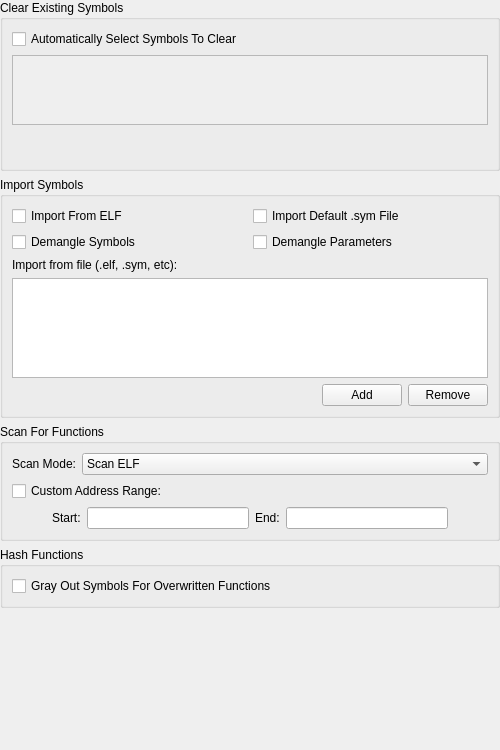
<?xml version="1.0" encoding="UTF-8"?>
<ui version="4.0">
 <class>DebugAnalysisSettingsWidget</class>
 <widget class="QWidget" name="DebugAnalysisSettingsWidget">
  <property name="geometry">
   <rect>
    <x>0</x>
    <y>0</y>
    <width>500</width>
    <height>750</height>
   </rect>
  </property>
  <property name="windowTitle">
   <string/>
  </property>
  <layout class="QVBoxLayout" name="verticalLayout">
   <property name="leftMargin">
    <number>0</number>
   </property>
   <property name="topMargin">
    <number>0</number>
   </property>
   <property name="rightMargin">
    <number>0</number>
   </property>
   <property name="bottomMargin">
    <number>0</number>
   </property>
   <item>
    <widget class="QGroupBox" name="clearExistingSymbolsGroup">
     <property name="sizePolicy">
      <sizepolicy hsizetype="Preferred" vsizetype="Fixed">
       <horstretch>0</horstretch>
       <verstretch>0</verstretch>
      </sizepolicy>
     </property>
     <property name="title">
      <string>Clear Existing Symbols</string>
     </property>
     <layout class="QVBoxLayout" name="verticalLayout_3">
      <item>
       <widget class="QCheckBox" name="automaticallyClearSymbols">
        <property name="text">
         <string>Automatically Select Symbols To Clear</string>
        </property>
       </widget>
      </item>
      <item>
       <widget class="QScrollArea" name="symbolSourceScrollArea">
        <property name="sizePolicy">
         <sizepolicy hsizetype="Preferred" vsizetype="Maximum">
          <horstretch>0</horstretch>
          <verstretch>0</verstretch>
         </sizepolicy>
        </property>
        <property name="minimumSize">
         <size>
          <width>0</width>
          <height>0</height>
         </size>
        </property>
        <property name="maximumSize">
         <size>
          <width>16777215</width>
          <height>150</height>
         </size>
        </property>
        <property name="widgetResizable">
         <bool>true</bool>
        </property>
        <widget class="QWidget" name="symbolSourceGrid">
         <property name="geometry">
          <rect>
           <x>0</x>
           <y>0</y>
           <width>480</width>
           <height>83</height>
          </rect>
         </property>
        </widget>
       </widget>
      </item>
      <item>
       <widget class="QLabel" name="symbolSourceErrorMessage">
        <property name="text">
         <string notr="true">&lt;html&gt;&lt;head/&gt;&lt;body&gt;&lt;p&gt;&lt;br/&gt;&lt;/p&gt;&lt;/body&gt;&lt;/html&gt;</string>
        </property>
        <property name="alignment">
         <set>Qt::AlignmentFlag::AlignCenter</set>
        </property>
       </widget>
      </item>
     </layout>
    </widget>
   </item>
   <item>
    <widget class="QGroupBox" name="importSymbolTablesGroup">
     <property name="sizePolicy">
      <sizepolicy hsizetype="Preferred" vsizetype="Fixed">
       <horstretch>0</horstretch>
       <verstretch>0</verstretch>
      </sizepolicy>
     </property>
     <property name="title">
      <string>Import Symbols</string>
     </property>
     <layout class="QVBoxLayout" name="verticalLayout_4">
      <item>
       <widget class="QWidget" name="importSymbolTableCheckBoxes" native="true">
        <property name="sizePolicy">
         <sizepolicy hsizetype="Preferred" vsizetype="Fixed">
          <horstretch>0</horstretch>
          <verstretch>0</verstretch>
         </sizepolicy>
        </property>
        <layout class="QGridLayout" name="importSymbolTableCheckBoxesLayout">
         <property name="leftMargin">
          <number>0</number>
         </property>
         <property name="topMargin">
          <number>0</number>
         </property>
         <property name="rightMargin">
          <number>0</number>
         </property>
         <property name="bottomMargin">
          <number>0</number>
         </property>
         <item row="0" column="0">
          <widget class="QCheckBox" name="importFromElf">
           <property name="text">
            <string>Import From ELF</string>
           </property>
          </widget>
         </item>
         <item row="1" column="0">
          <widget class="QCheckBox" name="demangleSymbols">
           <property name="text">
            <string>Demangle Symbols</string>
           </property>
          </widget>
         </item>
         <item row="1" column="1">
          <widget class="QCheckBox" name="demangleParameters">
           <property name="text">
            <string>Demangle Parameters</string>
           </property>
          </widget>
         </item>
         <item row="0" column="1">
          <widget class="QCheckBox" name="importSymFileFromDefaultLocation">
           <property name="text">
            <string>Import Default .sym File</string>
           </property>
          </widget>
         </item>
        </layout>
       </widget>
      </item>
      <item>
       <widget class="QLabel" name="symbolFileLabel">
        <property name="sizePolicy">
         <sizepolicy hsizetype="Preferred" vsizetype="Fixed">
          <horstretch>0</horstretch>
          <verstretch>0</verstretch>
         </sizepolicy>
        </property>
        <property name="text">
         <string>Import from file (.elf, .sym, etc):</string>
        </property>
        <property name="buddy">
         <cstring>symbolFileTable</cstring>
        </property>
       </widget>
      </item>
      <item>
       <widget class="QTableView" name="symbolFileTable">
        <property name="sizePolicy">
         <sizepolicy hsizetype="Preferred" vsizetype="Fixed">
          <horstretch>0</horstretch>
          <verstretch>0</verstretch>
         </sizepolicy>
        </property>
        <property name="maximumSize">
         <size>
          <width>16777215</width>
          <height>100</height>
         </size>
        </property>
        <property name="alternatingRowColors">
         <bool>true</bool>
        </property>
        <property name="selectionBehavior">
         <enum>QAbstractItemView::SelectionBehavior::SelectRows</enum>
        </property>
        <property name="textElideMode">
         <enum>Qt::TextElideMode::ElideLeft</enum>
        </property>
        <property name="wordWrap">
         <bool>false</bool>
        </property>
        <attribute name="horizontalHeaderHighlightSections">
         <bool>false</bool>
        </attribute>
        <attribute name="horizontalHeaderStretchLastSection">
         <bool>true</bool>
        </attribute>
        <attribute name="verticalHeaderVisible">
         <bool>false</bool>
        </attribute>
       </widget>
      </item>
      <item>
       <widget class="QWidget" name="importSymbolFileButtons" native="true">
        <property name="sizePolicy">
         <sizepolicy hsizetype="Preferred" vsizetype="Fixed">
          <horstretch>0</horstretch>
          <verstretch>0</verstretch>
         </sizepolicy>
        </property>
        <layout class="QHBoxLayout" name="importSymbolFileButtonsLayout">
         <property name="leftMargin">
          <number>0</number>
         </property>
         <property name="topMargin">
          <number>0</number>
         </property>
         <property name="rightMargin">
          <number>0</number>
         </property>
         <property name="bottomMargin">
          <number>0</number>
         </property>
         <item>
          <spacer name="importSymbolFileSpacer">
           <property name="orientation">
            <enum>Qt::Orientation::Horizontal</enum>
           </property>
           <property name="sizeHint" stdset="0">
            <size>
             <width>40</width>
             <height>20</height>
            </size>
           </property>
          </spacer>
         </item>
         <item>
          <widget class="QPushButton" name="addSymbolFile">
           <property name="text">
            <string>Add</string>
           </property>
          </widget>
         </item>
         <item>
          <widget class="QPushButton" name="removeSymbolFile">
           <property name="text">
            <string>Remove</string>
           </property>
          </widget>
         </item>
        </layout>
       </widget>
      </item>
     </layout>
    </widget>
   </item>
   <item>
    <widget class="QGroupBox" name="scanForFunctionsGroup">
     <property name="sizePolicy">
      <sizepolicy hsizetype="Preferred" vsizetype="Fixed">
       <horstretch>0</horstretch>
       <verstretch>0</verstretch>
      </sizepolicy>
     </property>
     <property name="title">
      <string>Scan For Functions</string>
     </property>
     <layout class="QVBoxLayout" name="verticalLayout_2">
      <item>
       <layout class="QFormLayout" name="functionScanForm">
        <item row="0" column="0">
         <widget class="QLabel" name="functionScanLabel">
          <property name="text">
           <string>Scan Mode:</string>
          </property>
          <property name="buddy">
           <cstring>functionScanMode</cstring>
          </property>
         </widget>
        </item>
        <item row="0" column="1">
         <widget class="QComboBox" name="functionScanMode">
          <item>
           <property name="text">
            <string>Scan ELF</string>
           </property>
          </item>
          <item>
           <property name="text">
            <string>Scan Memory</string>
           </property>
          </item>
          <item>
           <property name="text">
            <string>Skip</string>
           </property>
          </item>
         </widget>
        </item>
       </layout>
      </item>
      <item>
       <widget class="QCheckBox" name="customAddressRange">
        <property name="text">
         <string>Custom Address Range:</string>
        </property>
       </widget>
      </item>
      <item>
       <widget class="QWidget" name="customAddressRangeLineEdits" native="true">
        <layout class="QHBoxLayout" name="memoryRangeLayout">
         <property name="leftMargin">
          <number>0</number>
         </property>
         <property name="topMargin">
          <number>0</number>
         </property>
         <property name="rightMargin">
          <number>0</number>
         </property>
         <property name="bottomMargin">
          <number>0</number>
         </property>
         <item>
          <spacer name="startSpacer">
           <property name="orientation">
            <enum>Qt::Orientation::Horizontal</enum>
           </property>
           <property name="sizeType">
            <enum>QSizePolicy::Policy::Maximum</enum>
           </property>
           <property name="sizeHint" stdset="0">
            <size>
             <width>40</width>
             <height>20</height>
            </size>
           </property>
          </spacer>
         </item>
         <item>
          <widget class="QLabel" name="addressRangeStartLabel">
           <property name="text">
            <string>Start:</string>
           </property>
           <property name="buddy">
            <cstring>addressRangeStart</cstring>
           </property>
          </widget>
         </item>
         <item>
          <widget class="QLineEdit" name="addressRangeStart"/>
         </item>
         <item>
          <widget class="QLabel" name="addressRangeEndLabel">
           <property name="text">
            <string>End:</string>
           </property>
           <property name="buddy">
            <cstring>addressRangeEnd</cstring>
           </property>
          </widget>
         </item>
         <item>
          <widget class="QLineEdit" name="addressRangeEnd"/>
         </item>
         <item>
          <spacer name="endSpacer">
           <property name="orientation">
            <enum>Qt::Orientation::Horizontal</enum>
           </property>
           <property name="sizeType">
            <enum>QSizePolicy::Policy::Maximum</enum>
           </property>
           <property name="sizeHint" stdset="0">
            <size>
             <width>40</width>
             <height>20</height>
            </size>
           </property>
          </spacer>
         </item>
        </layout>
       </widget>
      </item>
     </layout>
    </widget>
   </item>
   <item>
    <widget class="QGroupBox" name="groupBox">
     <property name="sizePolicy">
      <sizepolicy hsizetype="Preferred" vsizetype="Fixed">
       <horstretch>0</horstretch>
       <verstretch>0</verstretch>
      </sizepolicy>
     </property>
     <property name="title">
      <string>Hash Functions</string>
     </property>
     <layout class="QVBoxLayout" name="verticalLayout_5">
      <item>
       <widget class="QCheckBox" name="grayOutOverwrittenFunctions">
        <property name="text">
         <string>Gray Out Symbols For Overwritten Functions</string>
        </property>
       </widget>
      </item>
     </layout>
    </widget>
   </item>
   <item>
    <spacer name="verticalSpacer">
     <property name="orientation">
      <enum>Qt::Orientation::Vertical</enum>
     </property>
     <property name="sizeHint" stdset="0">
      <size>
       <width>20</width>
       <height>0</height>
      </size>
     </property>
    </spacer>
   </item>
  </layout>
 </widget>
 <tabstops>
  <tabstop>automaticallyClearSymbols</tabstop>
  <tabstop>symbolSourceScrollArea</tabstop>
  <tabstop>importFromElf</tabstop>
  <tabstop>importSymFileFromDefaultLocation</tabstop>
  <tabstop>demangleSymbols</tabstop>
  <tabstop>demangleParameters</tabstop>
  <tabstop>symbolFileTable</tabstop>
  <tabstop>addSymbolFile</tabstop>
  <tabstop>removeSymbolFile</tabstop>
  <tabstop>functionScanMode</tabstop>
  <tabstop>customAddressRange</tabstop>
  <tabstop>addressRangeStart</tabstop>
  <tabstop>addressRangeEnd</tabstop>
  <tabstop>grayOutOverwrittenFunctions</tabstop>
 </tabstops>
 <resources/>
 <connections/>
</ui>
